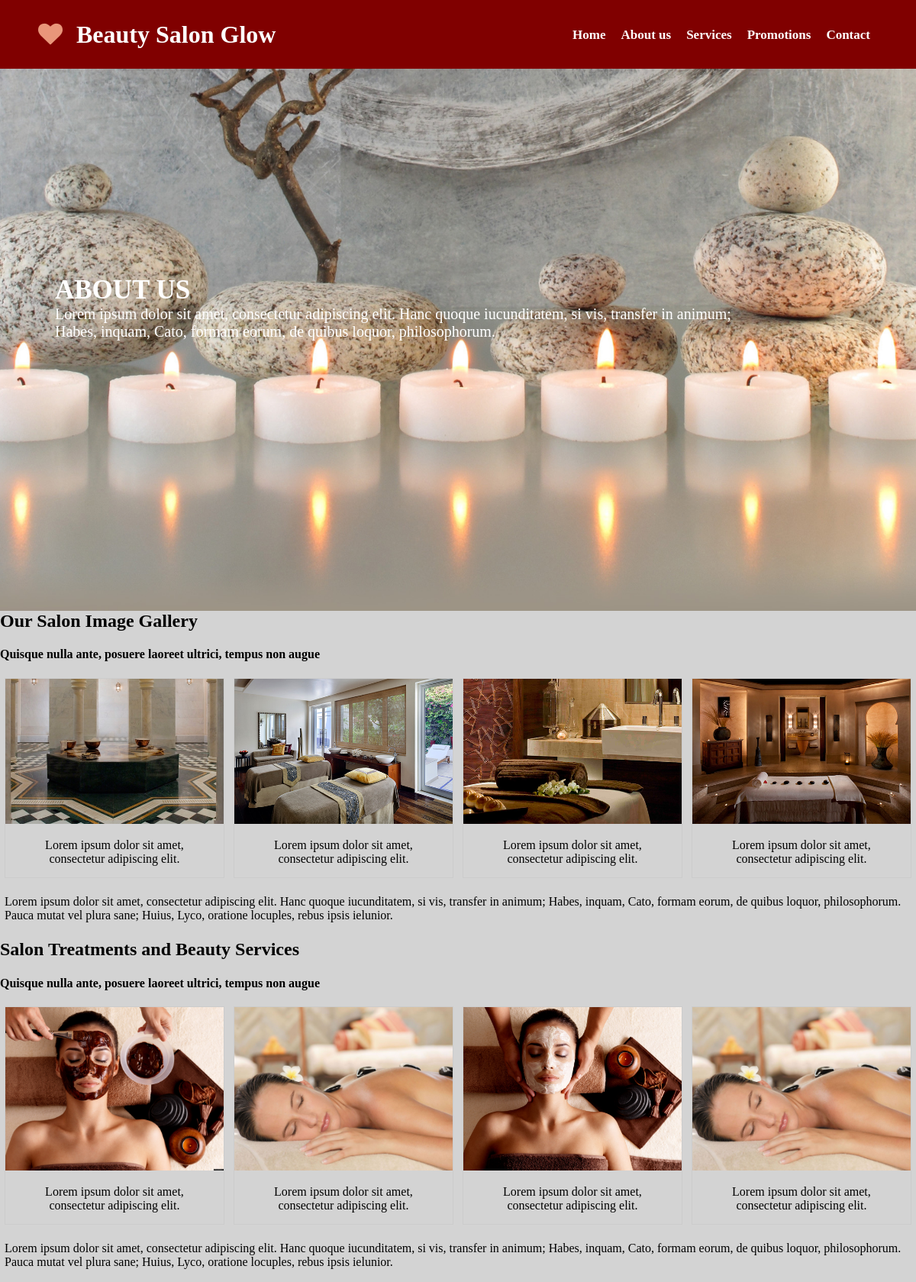
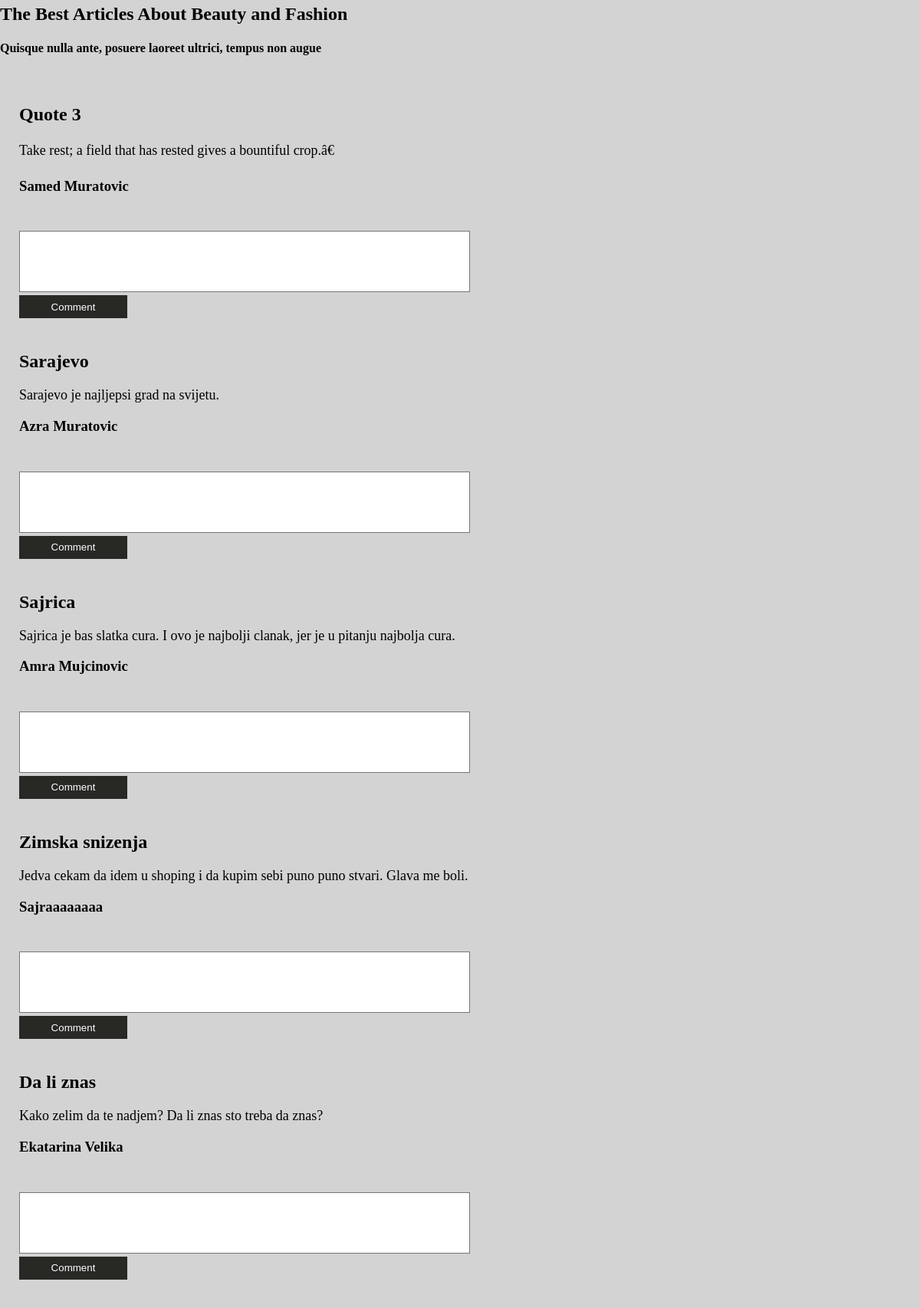
The page /aboutUs.php (upper part) on the database its author committed (2 pictures, top to bottom).
### tables this page shows
CREATE TABLE `articles` (
  `articleID` int(11) NOT NULL,
  `title` varchar(100) NOT NULL,
  `description` text NOT NULL,
  `author` varchar(100) NOT NULL
);

### addNewsfromDB.php (the view, shortened to what this page needs)
<?php
function getArticles($conn)
{
	$sql = "SELECT * FROM articles";
	 $result = mysqli_query($conn, $sql);
	 while ($row = $result->fetch_assoc())
	 {
		 echo "<div class= 'articles-box'>";
		 echo "<br>";
		 echo "<h2>";echo $row['title']."<br>";echo"</h2>";
		 echo "<p>"; echo $row['description']."<br>";echo "</p>";
		 echo "<h3>";echo $row['author']."<br>";echo "</h3>";
		 echo "</div>";
		 echo "<form>
		 <input type='hidden' name='user_id' value='Anonymous'>
		 <input type='hidden' name='date' value='".date('Y-m-d H:i:s')."'>
		 <textarea name='message'></textarea><br>
		 <button type='submit' name='submit'>Comment</button><br>
		 </form>";
	 }
}
?>

### aboutUs.php (shortened to what this page needs)
<?php
include 'addNewsfromDB.php';
?>
<!DOCTYPE html>
<html lang="zxx">
   <head>
      <link rel="stylesheet" href="style.css" />
	  <link rel="stylesheet" href="aboutUs.css" />
      <link rel="stylesheet" href="https://cdnjs.cloudflare.com/ajax/libs/font-awesome/4.6.3/css/font-awesome.min.css">
   </head>
   <body>
      <header id="header">
         <div class="container">
            <div class= "logo">
               <h2><i class= "fa fa-heart"></i> Beauty Salon Glow</h2>
            </div>
            <nav id="nav">
               <ul>
                  <li><a href= "index.php" class="active">Home</a></li>
                  <li><a href= "aboutUs.php">About us</a></li>
                  <li><a href= "services.php">Services</a></li>
                  <li><a href= "promotions.php">Promotions</a></li>
                  <li><a href= "contact.php">Contact</a></li>
				  </ul>
            </nav>
         </div>
      </header>
      <div id= "slider" style= "background-image: url('images/background.jpg');" >
         <div class="text">
            <h3>ABOUT US</h3>
            <p> Lorem ipsum dolor sit amet, consectetur adipiscing elit.
                  Hanc quoque iucunditatem, si vis, transfer in animum; <br>
                  Habes, inquam, Cato, formam eorum, de quibus loquor, philosophorum.
	        </p>
         </div>
      </div>
	  <div class="newsaboutUs">
            <h2>Our Salon Image Gallery</h2>
            <h4>Quisque nulla ante, posuere laoreet ultrici, tempus non augue</h4>
            <div class="responsive">
               <div class="img">
                  <a target="_blank" href="images/ourgallery1.jpg">
                  <img src="images/ourgallery1.jpg" alt="Our Salon Services" width="300" height="200">
                  </a>
                  <div class="desc">Lorem ipsum dolor sit amet, consectetur adipiscing elit.</div>
               </div>
            </div>
            <div class="responsive">
               <div class="img">
                  <a target="_blank" href="images/ourgallery2.jpg">
                  <img src="images/ourgallery2.jpg" alt="Our Salon" width="600" height="400">
                  </a>
                  <div class="desc">Lorem ipsum dolor sit amet, consectetur adipiscing elit.</div>
               </div>
            </div>
            <div class="responsive">
               <div class="img">
                  <a target="_blank" href="images/ourgallery3.jpg">
                  <img src="images/ourgallery3.jpg" alt="Our Beauty Salon" width="600" height="400">
                  </a>
                  <div class="desc">Lorem ipsum dolor sit amet, consectetur adipiscing elit.</div>
               </div>
            </div>
            <div class="responsive">
               <div class="img">
                  <a target="_blank" href="images/ourgallery4.jpg">
                  <img src="images/ourgallery4.jpg" alt="Salon" width="600" height="400">
                  </a>
                  <div class="desc">Lorem ipsum dolor sit amet, consectetur adipiscing elit.</div>
               </div>
            </div>
            <div class="clearfix"></div>
            <div style="padding:6px;">
               <p>Lorem ipsum dolor sit amet, consectetur adipiscing elit.
                  Hanc quoque iucunditatem, si vis, transfer in animum;
                  Habes, inquam, Cato, formam eorum, de quibus loquor, philosophorum.
                  Pauca mutat vel plura sane; Huius, Lyco, oratione locuples, rebus ipsis ielunior.</p>
            </div>
             <h2>Salon Treatments and Beauty Services</h2>
            <h4>Quisque nulla ante, posuere laoreet ultrici, tempus non augue</h4>
            <div class="responsive">
               <div class="img">
                  <a target="_blank" href="images/treatment1.jpg">
                  <img src="images/treatment1.jpg" alt="Our Salon Services" width="300" height="200">
                  </a>
                  <div class="desc">Lorem ipsum dolor sit amet, consectetur adipiscing elit.</div>
               </div>
            </div>
            <div class="responsive">
               <div class="img">
                  <a target="_blank" href="images/treatment2.jpg">
                  <img src="images/treatment2.jpg" alt="Our Salon" width="600" height="400">
                  </a>
                  <div class="desc">Lorem ipsum dolor sit amet, consectetur adipiscing elit.</div>
               </div>
            </div>
            <div class="responsive">
               <div class="img">
                  <a target="_blank" href="images/treatment3.jpg">
                  <img src="images/treatment3.jpg" alt="Our Beauty Salon" width="600" height="400">
                  </a>
                  <div class="desc">Lorem ipsum dolor sit amet, consectetur adipiscing elit.</div>
               </div>
            </div>
            <div class="responsive">
               <div class="img">
                  <a target="images/treatment2.jpg">
                  <img src="images/treatment2.jpg" alt="Salon" width="600" height="400">
                  </a>
                  <div class="desc">Lorem ipsum dolor sit amet, consectetur adipiscing elit.</div>
               </div>
            </div>
            <div class="clearfix"></div>
            <div style="padding:6px;">
               <p>Lorem ipsum dolor sit amet, consectetur adipiscing elit.
                  Hanc quoque iucunditatem, si vis, transfer in animum;
                  Habes, inquam, Cato, formam eorum, de quibus loquor, philosophorum.
                  Pauca mutat vel plura sane; Huius, Lyco, oratione locuples, rebus ipsis ielunior.</p>
            </div>
				        <div class="container1">
            <h2>The Best Articles About Beauty and Fashion</h2>
            <h4>Quisque nulla ante, posuere laoreet ultrici, tempus non augue</h4>
            <div class="description">
			<?php
               getArticles($conn);
			   ?>
			</div>
            </div>
		 </body>
</html>

### style.css (style rules this page uses)
body { margin: 0; padding: 0; }
.container { position: relative; margin: 0 auto; width: 94%; max-width: 1100px; }
#header { z-index: 2; position: fixed; width: 100%; height: 90px; line-height: 90px; background: maroon; color: white; }
#header h2 { top: 0px; margin: 0px; font-size: 2em; }
#header .logo h2 i { color: darksalmon; margin-right: 10px; }
#nav { position: absolute; right: 0; top: -15px; height: 60px; }
#nav ul li { float: left; list-style: none; }
#nav ul li a { font-size: 17px; font-weight: bold; display: block; color: white; text-decoration: none; padding: 0 10px; }
#slider { width: 100%; height: 800px; -webkit-background-size: cover; -moz-background-size: cover; background-size: cover; background-position: center top; position: relative; }
#slider .text { position: absolute; top: 45%; left: 6%; color: white; }
#slider .text h3 { font-size: 35px; margin:0; }
#slider .text p { font-size: 20px; margin:0; }

### aboutUs.css (style rules this page uses)
form { margin-left:25px; }
textarea { width: 50%; height: 80px; background-color: #fff; resize: none; }
button { width:12%; height:30px; background-color: #282825; border:none; color: #fff; }
.articles-box { width : 100%; padding:25px; margin-bottom: 4px; }
.articles-box p { font-size: 18px; }
.newsaboutUs { background: lightgrey; margin: 0 auto; }
.newsaboutUs h2 { margin-top:0; }
div.img { border: 1px solid #ccc; }
div.img img { width: 100%; height: auto; }
div.desc { padding: 15px; text-align: center; }
* { box-sizing: border-box; }
.responsive { padding: 0 6px; float: left; width: 24.99999%; }
.clearfix:after { content: ""; display: table; clear: both; }

### rows shown on the page
articles: title "Quote 3", description "Take rest; a field that has rested gives a bountiful crop.â€", author "Samed Muratovic"
articles: title "Sarajevo", description "Sarajevo je najljepsi grad na svijetu.", author "Azra Muratovic"
articles: title "Sajrica", description "Sajrica je bas slatka cura. I ovo je najbolji clanak, jer je u pitanju najbolja cura.", author "Amra Mujcinovic"
articles: title "Zimska snizenja", description "Jedva cekam da idem u shoping i da kupim sebi puno puno stvari. Glava me boli.", author "Sajraaaaaaaa"
articles: title "Da li znas", description "Kako zelim da te nadjem? Da li znas sto treba da znas?", author "Ekatarina Velika"
